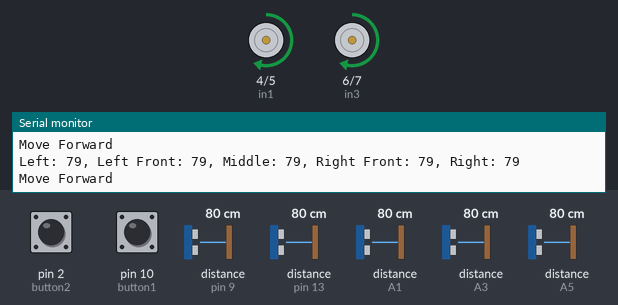
The sketch below on a simulated Arduino Uno, built with avr-gcc and run on an emulated ATmega328P. Parts: motor-driver pin pairs drawn as motors (green arrow = first pin HIGH = forward, orange = second pin HIGH = backward, longer = more drive, scaled by the enable pin), the last lines printed to the serial monitor. Wiring (inferred from the names in the program): 5 × ultrasonic range finder: trigger pin 8, echo pin 9 / trigger pin 12, echo pin 13 / trigger A0, echo A1 / trigger A2, echo A3 / trigger A4, echo A5. Inputs (shaded band) come from the test bench; at power-on: distance to the obstacle (sensors on A5, pin 9, pin 13, A1, A3) 80 cm, pin 10 (button1) HIGH, pin 2 (button2) HIGH. The echo pulse lasts 58.3 µs per cm.

Above: at 1.3 s.
1.4 s: distance to the obstacle (sensor on A5) set to 33 cm
3.2 s: distance to the obstacle (sensor on A5) set to 29 cm
At 3.92 s:
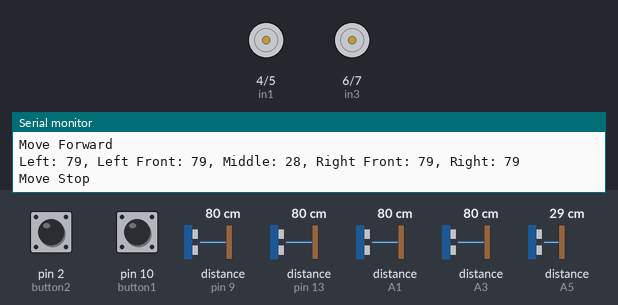
At 5.4 s:
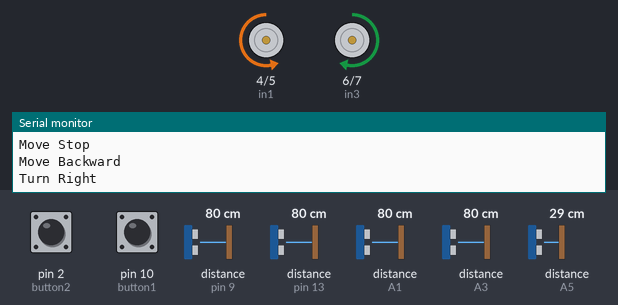
9.6 s: pin 10 (button1) pulled LOW for 3.2 s
14.3 s: pin 2 (button2) pulled LOW for 0.7 s
At 15.2 s:
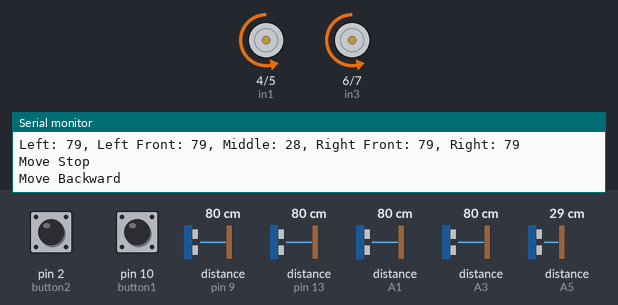
18.2 s: pin 10 (button1) driven LOW
Timing chart, 0 to 21.5 s (numbered marks = the images above; inputs shaded):
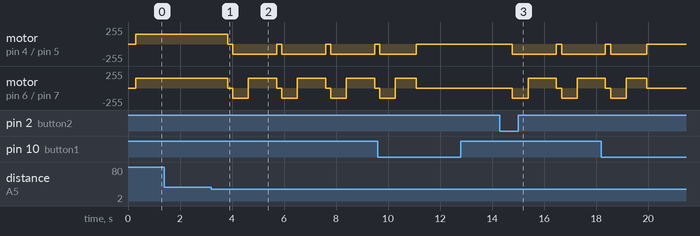

Measured:
- the behaviour switches between 31 and 30 cm on distance to the obstacle (sensor on A5) (found by bisection; images 0 and 1)
- after the input at 3.2 s, motor on pin 4 (in1) / pin 5 (in2): alternates backward 150/255 for 1.7 s and stopped for 0.20 s, starting after 0.63 s; motor on pin 6 (in3) / pin 7 (in4): forward 150/255 → stopped after 0.63 s, then repeats every 1.9 s: backward 150/255 0.60 s, forward 150/255 1.1 s, stopped 0.20 s
- after the input at 14.3 s, motor on pin 4 (in1) / pin 5 (in2): stopped → backward 150/255 after 0.49 s, → stopped 1.7 s later, → backward 150/255 0.20 s later; motor on pin 6 (in3) / pin 7 (in4): stopped → backward 150/255 after 0.49 s, → forward 150/255 0.60 s later, → stopped 1.1 s later, → backward 150/255 0.20 s later, … (5 changes in this stretch)

The sketch:

test_robot_su_dung_button.ino
```cpp
// Định nghĩa các chân cho 5 cảm biến siêu âm
int trig1 = A0;  // Trái
int echo1 = A1;
int trig2 = A2;  // Trái trước
int echo2 = A3;
int trig3 = A4;  // Giữa
int echo3 = A5;
int trig4 = 8;  // Phải trước
int echo4 = 9;
int trig5 = 12;  // Phải
int echo5 = 13;
int in1 = 4;
int in2 = 5;
int in3 = 6;
int in4 = 7;
int ENA = 3;
int ENB = 11;

// Các chân nút nhấn
int button1 = 10;  // Nút dừng
int button2 = 2;   // Nút tiếp tục

// Biến trạng thái nút và logic điều khiển
bool isStopped = false;

// Các biến đo khoảng cách
long leftDistance = 0, leftFrontDistance = 0, middleDistance = 0, rightFrontDistance = 0, rightDistance = 0;

// Ngưỡng khoảng cách tránh vật cản
int DIS = 30;
long pingTime, distance;
float speedSound = 0.0343;
//Khai báo tốc độ của động cơ
int LeftSpeed = 150;
int RightSpeed =150;

// Hàm đo khoảng cách từ cảm biến
int measureDistance(int trigPin, int echoPin)
{
  digitalWrite(trigPin, LOW);
  delayMicroseconds(5);
  digitalWrite(trigPin, HIGH);
  delayMicroseconds(10);
  digitalWrite(trigPin, LOW);

  long pingTime = pulseIn(echoPin, HIGH, 30000);  // Timeout 30ms
  if (pingTime == 0) return 999;                  // Không nhận tín hiệu
  return (pingTime / 2) * 0.0343;                 // Tính khoảng cách (cm)
}

void setup() {
  Serial.begin(9600);

  // Cấu hình các chân cảm biến
  pinMode(trig1, OUTPUT); pinMode(echo1, INPUT);

  pinMode(trig2, OUTPUT); pinMode(echo2, INPUT);

  pinMode(trig3, OUTPUT); pinMode(echo3, INPUT);

  pinMode(trig4, OUTPUT); pinMode(echo4, INPUT);

  pinMode(trig5, OUTPUT); pinMode(echo5, INPUT);


  // Cấu hình động cơ
  pinMode(in1, OUTPUT);
  pinMode(in2, OUTPUT);
  pinMode(in3, OUTPUT);
  pinMode(in4, OUTPUT);
  pinMode(ENA, OUTPUT);
  pinMode(ENB, OUTPUT);

  // Cấu hình nút nhấn
  pinMode(button1, INPUT_PULLUP);
  pinMode(button2, INPUT_PULLUP);

  moveStop();
}

void loop() {
  // Kiểm tra trạng thái nút nhấn
    if (digitalRead(button1) == LOW) {  // Nút dừng được nhấn
      isStopped = true;
      moveStop();
      Serial.println("Robot stopped");
    }
    if (digitalRead(button2) == LOW) {  // Nút tiếp tục được nhấn
      isStopped = false;
      Serial.println("Robot resumed");
    }

    // Nếu robot bị dừng, không thực hiện logic tiếp theo
    if (isStopped) return;

    // Đọc khoảng cách từ các cảm biến
    leftDistance = measureDistance(trig1, echo1);
    delay(50);
    leftFrontDistance = measureDistance(trig2, echo2);
    delay(50);
    middleDistance = measureDistance(trig3, echo3);
    delay(50);
    rightFrontDistance = measureDistance(trig4, echo4);
    delay(50);
    rightDistance = measureDistance(trig5, echo5);
    delay(50);

    // Debug khoảng cách
    Serial.print("Left: ");
    Serial.print(leftDistance);
    Serial.print(", Left Front: ");
    Serial.print(leftFrontDistance);
    Serial.print(", Middle: ");
    Serial.print(middleDistance);
    Serial.print(", Right Front: ");
    Serial.print(rightFrontDistance);
    Serial.print(", Right: ");
    Serial.println(rightDistance);

    // Logic tránh vật cản
    if (leftDistance < DIS && leftFrontDistance < DIS && middleDistance < DIS && rightFrontDistance < DIS && rightDistance < DIS) {
      // Vật cản ở mọi hướng
      moveStop();
      delay(200);
      moveBackward();
      delay(600);
      turnRight();
      delay(1000);  // Quay đầu 180 độ
    } else if (middleDistance < DIS) {
      // Vật cản phía trước
      moveStop();
      delay(200);
      moveBackward();
      delay(600);
      if (leftFrontDistance > rightFrontDistance && leftDistance > rightDistance) {
        turnLeft();
        delay(500);  // Quay trái
      } else {
        turnRight();
        delay(500);  // Quay phải
      }
    } else if (leftDistance < DIS || leftFrontDistance < DIS) {
      // Vật cản bên trái
      turnRight();
      delay(650);
    } else if (rightDistance < DIS || rightFrontDistance < DIS) {
      // Vật cản bên phải
      turnLeft();
      delay(650);
    } else if (leftDistance < DIS && rightDistance < DIS) {
      // Vật cản cả hai bên
      moveBackward();
      delay(500);
      turnLeft();
      delay(1000);
    } else if (leftFrontDistance < DIS && middleDistance < DIS && rightFrontDistance < DIS) {
      // Vật cản cả ba phía trước
      moveStop();
      delay(200);
      moveBackward();
      delay(600);
      turnRight();
      delay(1000);
    } else if (middleDistance < DIS && rightFrontDistance < DIS) {
      // Vật cản giữa và phải trước
      turnLeft();
      delay(500);
    } else if (middleDistance < DIS && leftFrontDistance < DIS) {
      // Vật cản giữa và trái trước
      turnRight();
      delay(500);
    } else {
      // Không có vật cản
      moveForward();
    }

    delay(300);  // Tránh lặp quá nhanh
  }
  void moveForward() {
    Serial.println("Move Forward");
    analogWrite(ENA, LeftSpeed);
    analogWrite(ENB, RightSpeed);
    digitalWrite(in1, HIGH);
    digitalWrite(in2, LOW);
    digitalWrite(in3, HIGH);
    digitalWrite(in4, LOW);
  }

  void moveBackward() {
    Serial.println("Move Backward");
    analogWrite(ENA, LeftSpeed);
    analogWrite(ENB, RightSpeed);
    digitalWrite(in1, LOW);
    digitalWrite(in2, HIGH);
    digitalWrite(in3, LOW);
    digitalWrite(in4, HIGH);
  }

  void turnRight() {
    Serial.println("Turn Right");
    analogWrite(ENA, LeftSpeed);
    analogWrite(ENB, RightSpeed);
    digitalWrite(in1, LOW);   //1
    digitalWrite(in2, HIGH);  //0
    digitalWrite(in3, HIGH);  //0
    digitalWrite(in4, LOW);   //1
  }

  void turnLeft() {
    Serial.println("Turn Left");
    analogWrite(ENA, LeftSpeed);
    analogWrite(ENB, RightSpeed);
    digitalWrite(in1, HIGH);  //0
    digitalWrite(in2, LOW);   //1
    digitalWrite(in3, LOW);   //1
    digitalWrite(in4, HIGH);  //0
  }

  void moveStop() {
    Serial.println("Move Stop");
    analogWrite(ENA, LOW);
    analogWrite(ENB, LOW);
    digitalWrite(in1, LOW);
    digitalWrite(in2, LOW);
    digitalWrite(in3, LOW);
    digitalWrite(in4, LOW);
  }
```
